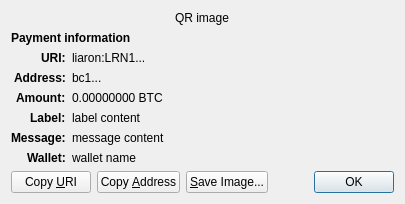
<?xml version="1.0" encoding="UTF-8"?>
<ui version="4.0">
 <class>ReceiveRequestDialog</class>
 <widget class="QDialog" name="ReceiveRequestDialog">
  <property name="geometry">
   <rect>
    <x>0</x>
    <y>0</y>
    <width>413</width>
    <height>229</height>
   </rect>
  </property>
  <property name="windowTitle">
   <string>Request payment to ...</string>
  </property>
  <layout class="QGridLayout" name="gridLayout" columnstretch="0,1">
   <property name="sizeConstraint">
    <enum>QLayout::SetFixedSize</enum>
   </property>
   <item row="0" column="0" colspan="2" alignment="Qt::AlignHCenter">
    <widget class="QRImageWidget" name="qr_code">
     <property name="text">
      <string notr="true">QR image</string>
     </property>
     <property name="textInteractionFlags">
      <set>Qt::NoTextInteraction</set>
     </property>
    </widget>
   </item>
   <item row="1" column="0" colspan="2">
    <widget class="QLabel" name="payment_header">
     <property name="font">
      <font>
       <weight>75</weight>
       <bold>true</bold>
      </font>
     </property>
     <property name="text">
      <string>Payment information</string>
     </property>
     <property name="textInteractionFlags">
      <set>Qt::NoTextInteraction</set>
     </property>
    </widget>
   </item>
   <item row="2" column="0" alignment="Qt::AlignRight|Qt::AlignTop">
    <widget class="QLabel" name="uri_tag">
     <property name="font">
      <font>
       <weight>75</weight>
       <bold>true</bold>
      </font>
     </property>
     <property name="text">
      <string notr="true">URI:</string>
     </property>
     <property name="textFormat">
      <enum>Qt::PlainText</enum>
     </property>
     <property name="textInteractionFlags">
      <set>Qt::NoTextInteraction</set>
     </property>
    </widget>
   </item>
   <item row="2" column="1" alignment="Qt::AlignTop">
    <widget class="QLabel" name="uri_content">
     <property name="text">
      <string notr="true">liaron:LRN1...</string>
     </property>
     <property name="textFormat">
      <enum>Qt::RichText</enum>
     </property>
     <property name="wordWrap">
      <bool>true</bool>
     </property>
     <property name="textInteractionFlags">
      <set>Qt::TextSelectableByMouse</set>
     </property>
    </widget>
   </item>
   <item row="3" column="0" alignment="Qt::AlignRight|Qt::AlignTop">
    <widget class="QLabel" name="address_tag">
     <property name="font">
      <font>
       <weight>75</weight>
       <bold>true</bold>
      </font>
     </property>
     <property name="text">
      <string>Address:</string>
     </property>
     <property name="textInteractionFlags">
      <set>Qt::NoTextInteraction</set>
     </property>
    </widget>
   </item>
   <item row="3" column="1" alignment="Qt::AlignTop">
    <widget class="QLabel" name="address_content">
     <property name="text">
      <string notr="true">bc1...</string>
     </property>
     <property name="textFormat">
      <enum>Qt::PlainText</enum>
     </property>
     <property name="textInteractionFlags">
      <set>Qt::TextSelectableByMouse</set>
     </property>
    </widget>
   </item>
   <item row="4" column="0" alignment="Qt::AlignRight|Qt::AlignTop">
    <widget class="QLabel" name="amount_tag">
     <property name="font">
      <font>
       <weight>75</weight>
       <bold>true</bold>
      </font>
     </property>
     <property name="text">
      <string>Amount:</string>
     </property>
     <property name="textInteractionFlags">
      <set>Qt::NoTextInteraction</set>
     </property>
    </widget>
   </item>
   <item row="4" column="1" alignment="Qt::AlignTop">
    <widget class="QLabel" name="amount_content">
     <property name="text">
      <string notr="true">0.00000000 BTC</string>
     </property>
     <property name="textFormat">
      <enum>Qt::PlainText</enum>
     </property>
     <property name="textInteractionFlags">
      <set>Qt::TextSelectableByMouse</set>
     </property>
    </widget>
   </item>
   <item row="5" column="0" alignment="Qt::AlignRight|Qt::AlignTop">
    <widget class="QLabel" name="label_tag">
     <property name="font">
      <font>
       <weight>75</weight>
       <bold>true</bold>
      </font>
     </property>
     <property name="text">
      <string>Label:</string>
     </property>
     <property name="textInteractionFlags">
      <set>Qt::NoTextInteraction</set>
     </property>
    </widget>
   </item>
   <item row="5" column="1" alignment="Qt::AlignTop">
    <widget class="QLabel" name="label_content">
     <property name="text">
      <string notr="true">label content</string>
     </property>
     <property name="textFormat">
      <enum>Qt::PlainText</enum>
     </property>
     <property name="wordWrap">
      <bool>true</bool>
     </property>
     <property name="textInteractionFlags">
      <set>Qt::TextSelectableByMouse</set>
     </property>
    </widget>
   </item>
   <item row="6" column="0" alignment="Qt::AlignRight|Qt::AlignTop">
    <widget class="QLabel" name="message_tag">
     <property name="font">
      <font>
       <weight>75</weight>
       <bold>true</bold>
      </font>
     </property>
     <property name="text">
      <string>Message:</string>
     </property>
     <property name="textInteractionFlags">
      <set>Qt::NoTextInteraction</set>
     </property>
    </widget>
   </item>
   <item row="6" column="1" alignment="Qt::AlignTop">
    <widget class="QLabel" name="message_content">
     <property name="text">
      <string notr="true">message content</string>
     </property>
     <property name="textFormat">
      <enum>Qt::PlainText</enum>
     </property>
     <property name="wordWrap">
      <bool>true</bool>
     </property>
     <property name="textInteractionFlags">
      <set>Qt::TextSelectableByMouse</set>
     </property>
    </widget>
   </item>
   <item row="7" column="0" alignment="Qt::AlignRight|Qt::AlignTop">
    <widget class="QLabel" name="wallet_tag">
     <property name="font">
      <font>
       <weight>75</weight>
       <bold>true</bold>
      </font>
     </property>
     <property name="text">
      <string>Wallet:</string>
     </property>
     <property name="textInteractionFlags">
      <set>Qt::NoTextInteraction</set>
     </property>
    </widget>
   </item>
   <item row="7" column="1" alignment="Qt::AlignTop">
    <widget class="QLabel" name="wallet_content">
     <property name="text">
      <string notr="true">wallet name</string>
     </property>
     <property name="textFormat">
      <enum>Qt::PlainText</enum>
     </property>
     <property name="wordWrap">
      <bool>true</bool>
     </property>
     <property name="textInteractionFlags">
      <set>Qt::TextSelectableByMouse</set>
     </property>
    </widget>
   </item>
   <item row="8" column="0" colspan="2">
    <layout class="QHBoxLayout" name="horizontalLayout">
     <item>
      <widget class="QPushButton" name="btnCopyURI">
       <property name="text">
        <string>Copy &amp;URI</string>
       </property>
       <property name="autoDefault">
        <bool>false</bool>
       </property>
      </widget>
     </item>
     <item>
      <widget class="QPushButton" name="btnCopyAddress">
       <property name="text">
        <string>Copy &amp;Address</string>
       </property>
       <property name="autoDefault">
        <bool>false</bool>
       </property>
      </widget>
     </item>
     <item>
      <widget class="QPushButton" name="btnSaveAs">
       <property name="text">
        <string>&amp;Save Image...</string>
       </property>
       <property name="autoDefault">
        <bool>false</bool>
       </property>
      </widget>
     </item>
     <item>
      <spacer name="horizontalSpacer_2">
       <property name="orientation">
        <enum>Qt::Horizontal</enum>
       </property>
       <property name="sizeHint" stdset="0">
        <size>
         <width>40</width>
         <height>20</height>
        </size>
       </property>
      </spacer>
     </item>
     <item>
      <widget class="QDialogButtonBox" name="buttonBox">
       <property name="focusPolicy">
        <enum>Qt::StrongFocus</enum>
       </property>
       <property name="standardButtons">
        <set>QDialogButtonBox::Ok</set>
       </property>
      </widget>
     </item>
    </layout>
   </item>
  </layout>
 </widget>
 <customwidgets>
  <customwidget>
   <class>QRImageWidget</class>
   <extends>QLabel</extends>
   <header>qt/qrimagewidget.h</header>
  </customwidget>
 </customwidgets>
 <tabstops>
  <tabstop>buttonBox</tabstop>
  <tabstop>btnCopyURI</tabstop>
  <tabstop>btnCopyAddress</tabstop>
  <tabstop>btnSaveAs</tabstop>
 </tabstops>
 <resources/>
 <connections>
  <connection>
   <sender>buttonBox</sender>
   <signal>accepted()</signal>
   <receiver>ReceiveRequestDialog</receiver>
   <slot>accept()</slot>
   <hints>
    <hint type="sourcelabel">
     <x>135</x>
     <y>230</y>
    </hint>
    <hint type="destinationlabel">
     <x>135</x>
     <y>126</y>
    </hint>
   </hints>
  </connection>
 </connections>
</ui>
